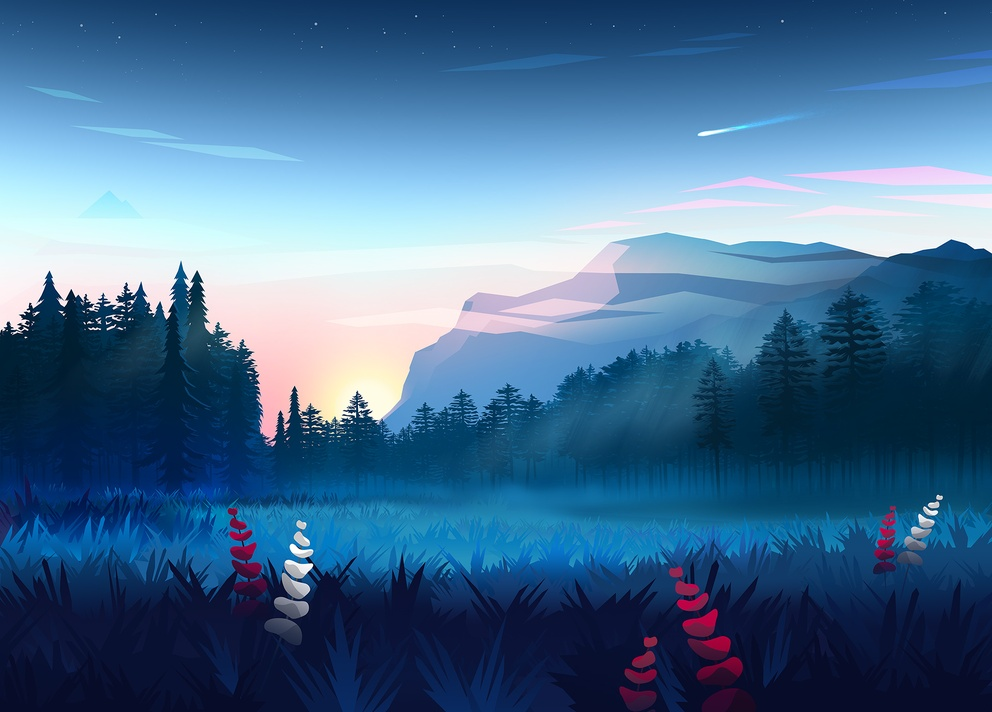
#> input picture a.jpg, 992 x 712 px, shrunk from 1920 x 1378 before the run
$ python 'Picture analyze manual.py'
#> lines starting #> are read from the running program, lines starting #| are printed output that depends on the picture; long printed decimals are rounded
import matplotlib.pyplot as plt
import matplotlib.image as image

from sklearn.cluster import KMeans
import numpy

img = image.imread("a.jpg")
#> img is the input picture: shape (712, 992, 3); mean R, G, B 69.5, 108.2, 143.9

width = img.shape[0]
#> width = 712
height = img.shape[1]
#> height = 992

print(img.shape)
#| (712, 992, 3)
img = img.reshape(width*height,3)


kmeans = KMeans(n_clusters=3).fit(img)

labels = kmeans.predict(img)
clusters = kmeans.cluster_centers_
#> clusters = [[12.11, 44.28, 82.15], [201.4, 224.1, 239.6], [62.17, 127.1, 176.4]]

print(labels)
#> (printed output is left out)
print(clusters)
#| [[ 12.113  44.282  82.146]
#|  [201.375 224.107 239.609]
#|  [ 62.174 127.057 176.351]]

img2 = numpy.zeros((width,height,3), dtype=numpy.uint8)

index = 0
for i in range(width):
	for j in range(height):
		label_of_pixel = labels[index]
		img2[i][j] = clusters[label_of_pixel]
		index += 1
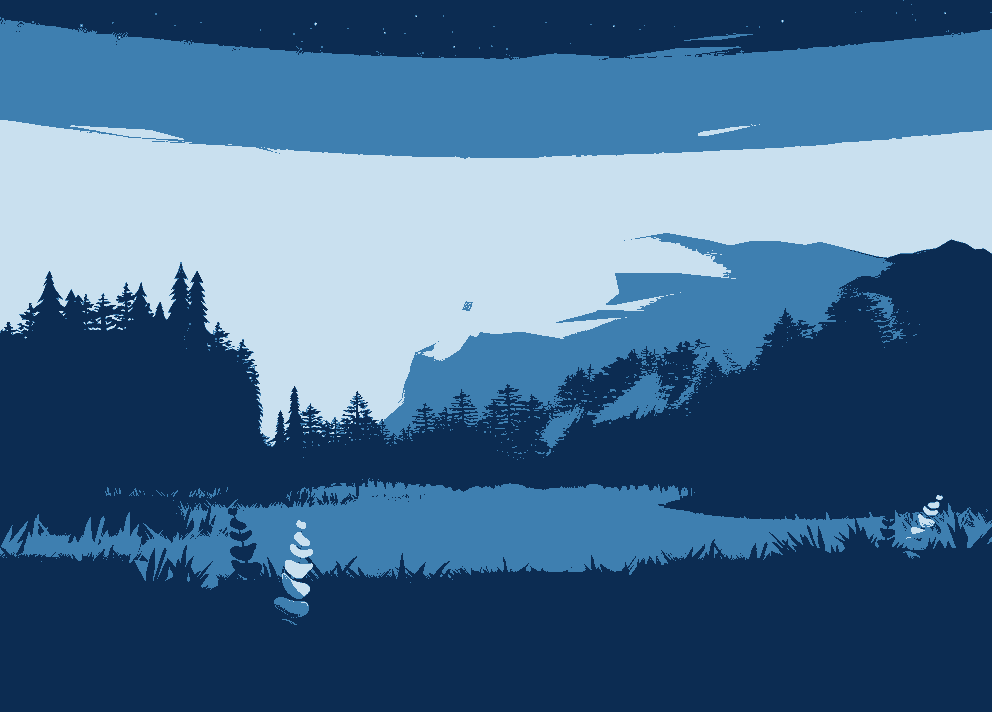
#> img2: shape (712, 992, 3); mean of channels 0, 1, 2 69.3, 108.1, 143.7; drawn as R, G, B
#> after the loop, index = 706304

plt.imshow(img2)
plt.show()
